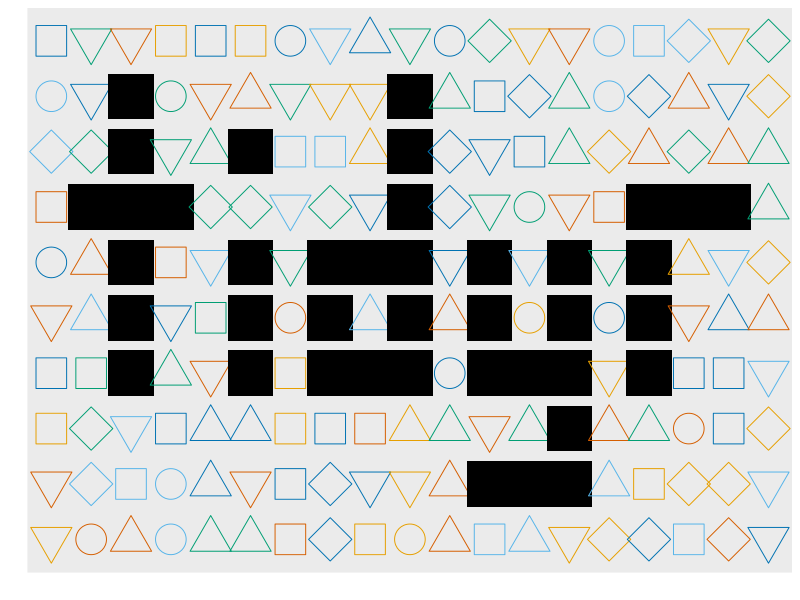

This figure's R source:
# This script constructs a graph representing a design concept for the R package tidyr
# tidyr is a package that helps analyst transform mishapen data in a "tidy" format ready for analysis and visualization
# The logo reflects the goal of tidyr by forming the word tidyr with uniform shapes of the same color amid a field of randomly plotted shapes rndomly colored

# Load libraries
library("ggplot2")

# Set the range of the xy plane
xRange <- 19
yRange <- 10

# Generate x and y values for the xy plane for each column-row intersection
xValues <- rep(1:xRange, yRange)
yValues <- rep(1:yRange, each = xRange)

# Create a data frame with the x and y values where on row contains a coordinate for a column-row intersection in the plane
logoPlane <- data.frame(xValue = xValues, yValue = yValues)

# Generate x and y values for the xy plane for each column-row intersections that create "tidyr" 
logoXValues <- c(2,3,3,3,3,3,3,4,6,6,6,6,8,8,8,9,9,10,10,10,10,10,10,12,12,12,12,13,13,14,14,14,14,14,16,16,16,16,17,18)
logoYValues <- c(7,4,5,6,7,8,9,7,4,5,6,8,4,5,6,4,6,4,5,6,7,8,9,2,4,5,6,2,4,2,3,4,5,6,4,5,6,7,7,7)

# Create a data frame with the x and y values where on row contains a coordinate for a column-row intersection that create "tidyr"
# Create a new column that indicates these rows are used to create the logo
logoPoints <- data.frame(xValue = logoXValues, yValue = logoYValues, isLogoCoordinate = TRUE)

# Merger the plane and poitn data frames so that each coordiante that is used in word is distinguidhed from the general plane
logoPlane <- merge(x = logoPlane, y = logoPoints, by = c("xValue","yValue"), all = TRUE)
# Set the values of rows that are not used in the word from NA to FALSE
logoPlane$isLogoCoordinate[is.na(logoPlane$isLogoCoordinate)] <- FALSE

# Set the color and shape codes used for the plane coordinates
logoPlaneColor <- c("#E69F00", "#56B4E9", "#009E73", "#0072B2", "#D55E00")
logoPlaneShape <- c(0,1,2,5,6)

# Add color and shape columns to the plane data frame. Randomly set color and shape values using the colors and shapes previous selected 
logoPlane$logoColor <- sapply(1:(xRange * yRange), function(x) sample(logoPlaneColor,1))
logoPlane$logoShape <- sapply(1:(xRange * yRange), function(x) sample(logoPlaneShape,1))

# Set the color and shape of the word coordinates to a specific color and a specific shape not previous set in the color and shaoe sets
logoPlane$logoColor[which(logoPlane$isLogoCoordinate == TRUE)] <- "#000000" 
logoPlane$logoShape[which(logoPlane$isLogoCoordinate == TRUE)] <- 15

# Construct the plot so that the color and shape of each coodinate is set from the assigned values in the data frame. Additionally, make the letter coordinate shapes bigger than the plane shapes.
tidyrLogo <- ggplot(data=logoPlane, aes(x=xValue,y=yValue)) +
  scale_y_discrete(name="") +
  scale_x_discrete(name="") +
  scale_shape_identity() +
  scale_colour_identity() +
  geom_point(mapping=aes(shape=logoShape, color=logoColor), size=ifelse(logoPlane$isLogoCoordinate == TRUE,15,10))

# Remove almost all plot area elements and return the plot
tidyrLogo + theme(panel.grid.major = element_blank(), panel.grid.minor = element_blank(), axis.text = element_blank(), axis.ticks = element_blank())
